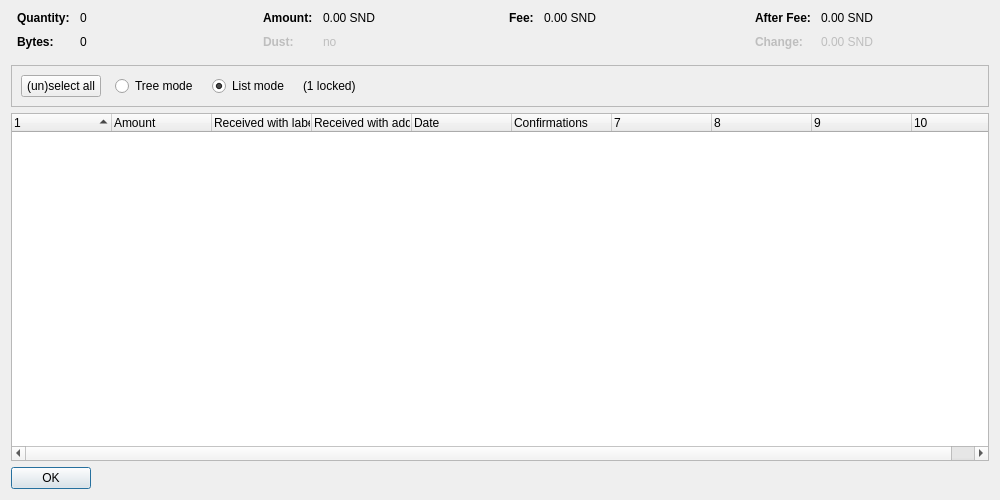
<?xml version="1.0" encoding="UTF-8"?>
<ui version="4.0">
 <class>CoinControlDialog</class>
 <widget class="QDialog" name="CoinControlDialog">
  <property name="geometry">
   <rect>
    <x>0</x>
    <y>0</y>
    <width>1000</width>
    <height>500</height>
   </rect>
  </property>
  <property name="windowTitle">
   <string>Coin Selection</string>
  </property>
  <layout class="QVBoxLayout" name="verticalLayout">
   <item>
    <layout class="QHBoxLayout" name="horizontalLayoutTop" stretch="0,0,0,0">
     <property name="topMargin">
      <number>0</number>
     </property>
     <property name="bottomMargin">
      <number>10</number>
     </property>
     <item>
      <layout class="QFormLayout" name="formLayoutCoinControl1">
       <property name="horizontalSpacing">
        <number>10</number>
       </property>
       <property name="verticalSpacing">
        <number>10</number>
       </property>
       <property name="leftMargin">
        <number>6</number>
       </property>
       <property name="rightMargin">
        <number>6</number>
       </property>
       <item row="0" column="0">
        <widget class="QLabel" name="labelCoinControlQuantityText">
         <property name="font">
          <font>
           <weight>75</weight>
           <bold>true</bold>
          </font>
         </property>
         <property name="text">
          <string>Quantity:</string>
         </property>
        </widget>
       </item>
       <item row="0" column="1">
        <widget class="QLabel" name="labelCoinControlQuantity">
         <property name="cursor">
          <cursorShape>IBeamCursor</cursorShape>
         </property>
         <property name="contextMenuPolicy">
          <enum>Qt::ActionsContextMenu</enum>
         </property>
         <property name="text">
          <string notr="true">0</string>
         </property>
         <property name="textInteractionFlags">
          <set>Qt::LinksAccessibleByMouse|Qt::TextSelectableByKeyboard|Qt::TextSelectableByMouse</set>
         </property>
        </widget>
       </item>
       <item row="1" column="0">
        <widget class="QLabel" name="labelCoinControlBytesText">
         <property name="font">
          <font>
           <weight>75</weight>
           <bold>true</bold>
          </font>
         </property>
         <property name="text">
          <string>Bytes:</string>
         </property>
        </widget>
       </item>
       <item row="1" column="1">
        <widget class="QLabel" name="labelCoinControlBytes">
         <property name="cursor">
          <cursorShape>IBeamCursor</cursorShape>
         </property>
         <property name="contextMenuPolicy">
          <enum>Qt::ActionsContextMenu</enum>
         </property>
         <property name="text">
          <string notr="true">0</string>
         </property>
         <property name="textInteractionFlags">
          <set>Qt::LinksAccessibleByMouse|Qt::TextSelectableByKeyboard|Qt::TextSelectableByMouse</set>
         </property>
        </widget>
       </item>
      </layout>
     </item>
     <item>
      <layout class="QFormLayout" name="formLayoutCoinControl2">
       <property name="horizontalSpacing">
        <number>10</number>
       </property>
       <property name="verticalSpacing">
        <number>10</number>
       </property>
       <property name="leftMargin">
        <number>6</number>
       </property>
       <property name="rightMargin">
        <number>6</number>
       </property>
       <item row="0" column="0">
        <widget class="QLabel" name="labelCoinControlAmountText">
         <property name="font">
          <font>
           <weight>75</weight>
           <bold>true</bold>
          </font>
         </property>
         <property name="text">
          <string>Amount:</string>
         </property>
        </widget>
       </item>
       <item row="0" column="1">
        <widget class="QLabel" name="labelCoinControlAmount">
         <property name="cursor">
          <cursorShape>IBeamCursor</cursorShape>
         </property>
         <property name="contextMenuPolicy">
          <enum>Qt::ActionsContextMenu</enum>
         </property>
         <property name="text">
          <string notr="true">0.00 SND</string>
         </property>
         <property name="textInteractionFlags">
          <set>Qt::LinksAccessibleByMouse|Qt::TextSelectableByKeyboard|Qt::TextSelectableByMouse</set>
         </property>
        </widget>
       </item>
       <item row="1" column="0">
        <widget class="QLabel" name="labelCoinControlLowOutputText">
         <property name="enabled">
          <bool>false</bool>
         </property>
         <property name="font">
          <font>
           <weight>75</weight>
           <bold>true</bold>
          </font>
         </property>
         <property name="text">
          <string>Dust:</string>
         </property>
        </widget>
       </item>
       <item row="1" column="1">
        <widget class="QLabel" name="labelCoinControlLowOutput">
         <property name="enabled">
          <bool>false</bool>
         </property>
         <property name="cursor">
          <cursorShape>IBeamCursor</cursorShape>
         </property>
         <property name="contextMenuPolicy">
          <enum>Qt::ActionsContextMenu</enum>
         </property>
         <property name="text">
          <string notr="true">no</string>
         </property>
         <property name="textInteractionFlags">
          <set>Qt::LinksAccessibleByMouse|Qt::TextSelectableByKeyboard|Qt::TextSelectableByMouse</set>
         </property>
        </widget>
       </item>
      </layout>
     </item>
     <item>
      <layout class="QFormLayout" name="formLayoutCoinControl3">
       <property name="horizontalSpacing">
        <number>10</number>
       </property>
       <property name="verticalSpacing">
        <number>10</number>
       </property>
       <property name="leftMargin">
        <number>6</number>
       </property>
       <property name="rightMargin">
        <number>6</number>
       </property>
       <item row="0" column="0">
        <widget class="QLabel" name="labelCoinControlFeeText">
         <property name="font">
          <font>
           <weight>75</weight>
           <bold>true</bold>
          </font>
         </property>
         <property name="text">
          <string>Fee:</string>
         </property>
        </widget>
       </item>
       <item row="0" column="1">
        <widget class="QLabel" name="labelCoinControlFee">
         <property name="cursor">
          <cursorShape>IBeamCursor</cursorShape>
         </property>
         <property name="contextMenuPolicy">
          <enum>Qt::ActionsContextMenu</enum>
         </property>
         <property name="text">
          <string notr="true">0.00 SND</string>
         </property>
         <property name="textInteractionFlags">
          <set>Qt::LinksAccessibleByMouse|Qt::TextSelectableByKeyboard|Qt::TextSelectableByMouse</set>
         </property>
        </widget>
       </item>
      </layout>
     </item>
     <item>
      <layout class="QFormLayout" name="formLayoutCoinControl4">
       <property name="horizontalSpacing">
        <number>10</number>
       </property>
       <property name="verticalSpacing">
        <number>10</number>
       </property>
       <property name="leftMargin">
        <number>6</number>
       </property>
       <property name="rightMargin">
        <number>6</number>
       </property>
       <item row="0" column="0">
        <widget class="QLabel" name="labelCoinControlAfterFeeText">
         <property name="font">
          <font>
           <weight>75</weight>
           <bold>true</bold>
          </font>
         </property>
         <property name="text">
          <string>After Fee:</string>
         </property>
        </widget>
       </item>
       <item row="0" column="1">
        <widget class="QLabel" name="labelCoinControlAfterFee">
         <property name="cursor">
          <cursorShape>IBeamCursor</cursorShape>
         </property>
         <property name="contextMenuPolicy">
          <enum>Qt::ActionsContextMenu</enum>
         </property>
         <property name="text">
          <string notr="true">0.00 SND</string>
         </property>
         <property name="textInteractionFlags">
          <set>Qt::LinksAccessibleByMouse|Qt::TextSelectableByKeyboard|Qt::TextSelectableByMouse</set>
         </property>
        </widget>
       </item>
       <item row="1" column="0">
        <widget class="QLabel" name="labelCoinControlChangeText">
         <property name="enabled">
          <bool>false</bool>
         </property>
         <property name="font">
          <font>
           <weight>75</weight>
           <bold>true</bold>
          </font>
         </property>
         <property name="text">
          <string>Change:</string>
         </property>
        </widget>
       </item>
       <item row="1" column="1">
        <widget class="QLabel" name="labelCoinControlChange">
         <property name="enabled">
          <bool>false</bool>
         </property>
         <property name="cursor">
          <cursorShape>IBeamCursor</cursorShape>
         </property>
         <property name="contextMenuPolicy">
          <enum>Qt::ActionsContextMenu</enum>
         </property>
         <property name="text">
          <string notr="true">0.00 SND</string>
         </property>
         <property name="textInteractionFlags">
          <set>Qt::LinksAccessibleByMouse|Qt::TextSelectableByKeyboard|Qt::TextSelectableByMouse</set>
         </property>
        </widget>
       </item>
      </layout>
     </item>
    </layout>
   </item>
   <item>
    <widget class="QFrame" name="frame">
     <property name="minimumSize">
      <size>
       <width>0</width>
       <height>40</height>
      </size>
     </property>
     <property name="frameShape">
      <enum>QFrame::StyledPanel</enum>
     </property>
     <property name="frameShadow">
      <enum>QFrame::Sunken</enum>
     </property>
     <layout class="QHBoxLayout" name="horizontalLayout">
      <item>
       <layout class="QHBoxLayout" name="horizontalLayoutPanel" stretch="0,0,0,0,0">
        <property name="spacing">
         <number>14</number>
        </property>
        <item>
         <widget class="QPushButton" name="pushButtonSelectAll">
          <property name="sizePolicy">
           <sizepolicy hsizetype="Maximum" vsizetype="Fixed">
            <horstretch>0</horstretch>
            <verstretch>0</verstretch>
           </sizepolicy>
          </property>
          <property name="text">
           <string>(un)select all</string>
          </property>
          <property name="autoDefault">
           <bool>false</bool>
          </property>
         </widget>
        </item>
        <item>
         <widget class="QRadioButton" name="radioTreeMode">
          <property name="sizePolicy">
           <sizepolicy hsizetype="Maximum" vsizetype="Fixed">
            <horstretch>0</horstretch>
            <verstretch>0</verstretch>
           </sizepolicy>
          </property>
          <property name="text">
           <string>Tree mode</string>
          </property>
         </widget>
        </item>
        <item>
         <widget class="QRadioButton" name="radioListMode">
          <property name="sizePolicy">
           <sizepolicy hsizetype="Maximum" vsizetype="Fixed">
            <horstretch>0</horstretch>
            <verstretch>0</verstretch>
           </sizepolicy>
          </property>
          <property name="text">
           <string>List mode</string>
          </property>
          <property name="checked">
           <bool>true</bool>
          </property>
         </widget>
        </item>
        <item>
         <widget class="QLabel" name="labelLocked">
          <property name="text">
           <string notr="true">(1 locked)</string>
          </property>
         </widget>
        </item>
        <item>
         <spacer name="horizontalSpacer">
          <property name="orientation">
           <enum>Qt::Horizontal</enum>
          </property>
          <property name="sizeHint" stdset="0">
           <size>
            <width>40</width>
            <height>20</height>
           </size>
          </property>
         </spacer>
        </item>
       </layout>
      </item>
     </layout>
    </widget>
   </item>
   <item>
    <widget class="CoinControlTreeWidget" name="treeWidget">
     <property name="contextMenuPolicy">
      <enum>Qt::CustomContextMenu</enum>
     </property>
     <property name="sortingEnabled">
      <bool>false</bool>
     </property>
     <property name="columnCount">
      <number>10</number>
     </property>
     <attribute name="headerShowSortIndicator" stdset="0">
      <bool>true</bool>
     </attribute>
     <attribute name="headerStretchLastSection">
      <bool>false</bool>
     </attribute>
     <column>
      <property name="text">
       <string/>
      </property>
     </column>
     <column>
      <property name="text">
       <string>Amount</string>
      </property>
     </column>
     <column>
      <property name="text">
       <string>Received with label</string>
      </property>
     </column>
     <column>
      <property name="text">
       <string>Received with address</string>
      </property>
     </column>
     <column>
      <property name="text">
       <string>Date</string>
      </property>
     </column>
     <column>
      <property name="text">
       <string>Confirmations</string>
      </property>
      <property name="toolTip">
       <string>Confirmed</string>
      </property>
     </column>
     <column>
      <property name="text">
       <string/>
      </property>
     </column>
     <column>
      <property name="text">
       <string/>
      </property>
     </column>
     <column>
      <property name="text">
       <string/>
      </property>
     </column>
     <column>
      <property name="text">
       <string/>
      </property>
     </column>
    </widget>
   </item>
   <item>
    <widget class="QDialogButtonBox" name="buttonBox">
     <property name="sizePolicy">
      <sizepolicy hsizetype="Maximum" vsizetype="Fixed">
       <horstretch>0</horstretch>
       <verstretch>0</verstretch>
      </sizepolicy>
     </property>
     <property name="orientation">
      <enum>Qt::Horizontal</enum>
     </property>
     <property name="standardButtons">
      <set>QDialogButtonBox::Ok</set>
     </property>
    </widget>
   </item>
  </layout>
 </widget>
 <customwidgets>
  <customwidget>
   <class>CoinControlTreeWidget</class>
   <extends>QTreeWidget</extends>
   <header>coincontroltreewidget.h</header>
  </customwidget>
 </customwidgets>
 <resources/>
 <connections/>
</ui>
